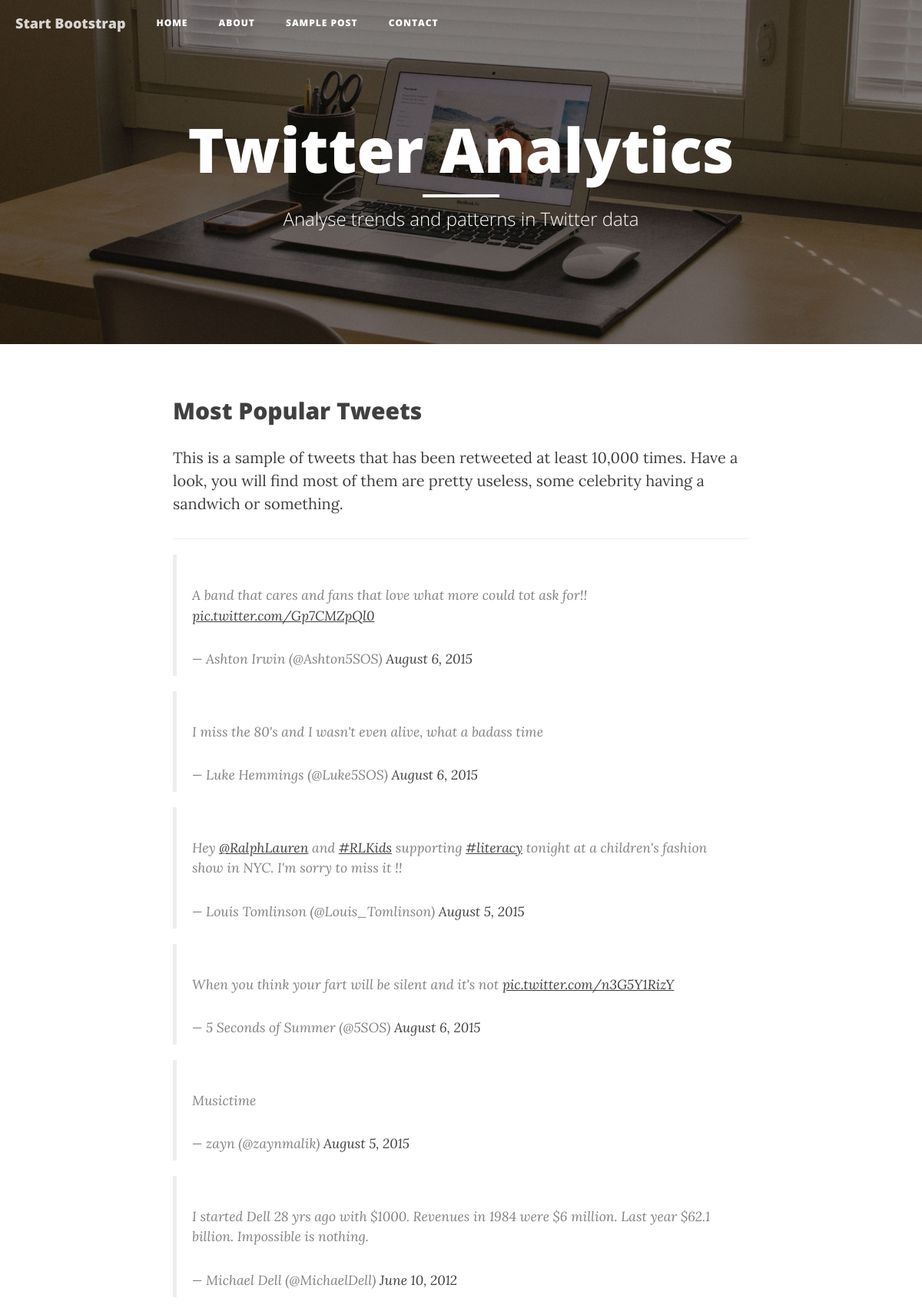
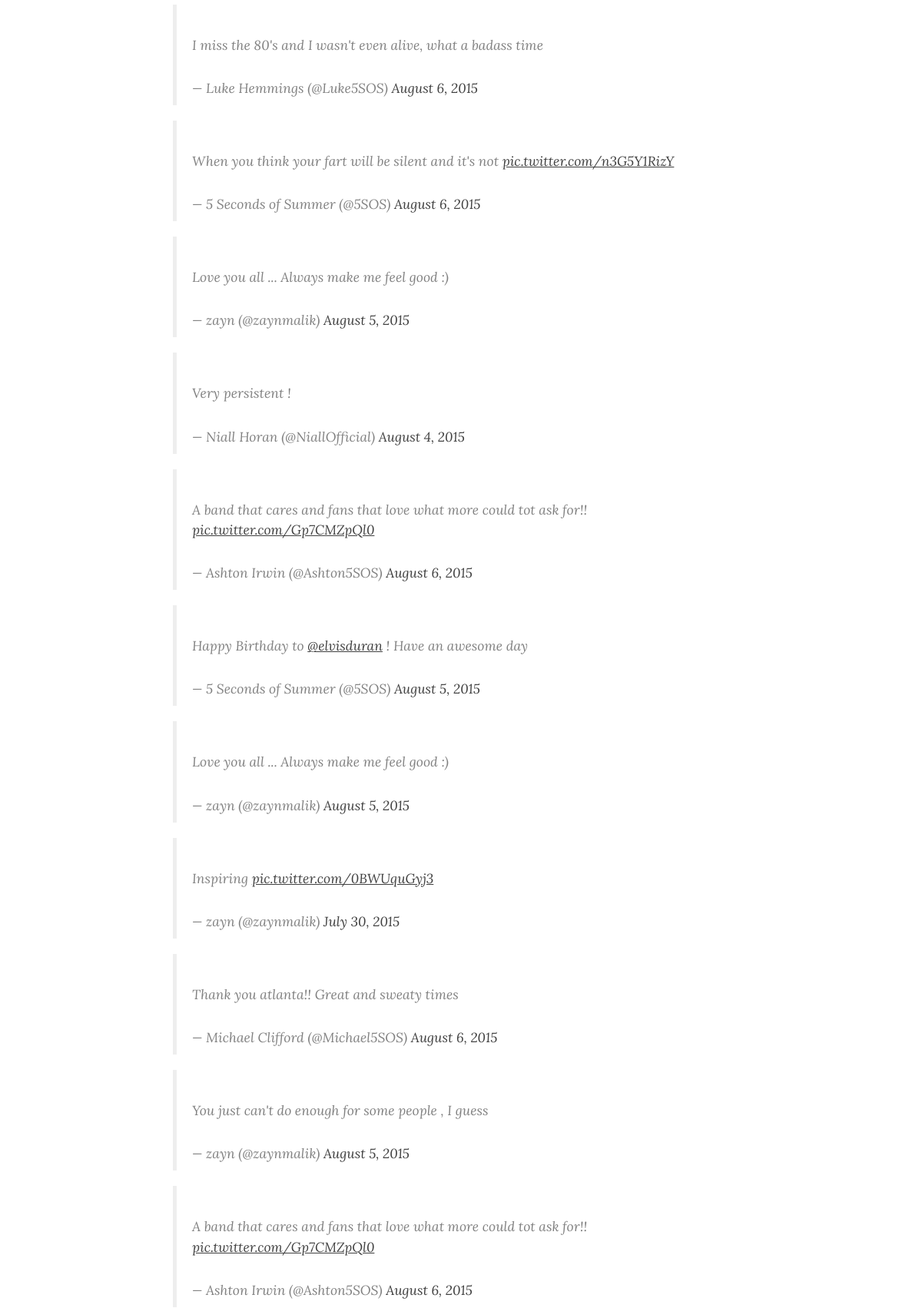
/top_tweets (upper part), run on the app's committed database (2 pictures, top to bottom).
### tables this page shows
CREATE TABLE twit_data (top_tweet TEXT, datetime TEXT);

### app.py (the view)
@app.route("/top_tweets")
def top_tweets():
    tweets = get_top_tweets()
    return render_template('top_tweets1.html', tweets = tweets)

### app.py (called while the page is built)
def get_top_tweets():
    conn = sqlite3.connect(db)
    conn.row_factory = sqlite3.Row
    c = conn.cursor()
    c.execute("SELECT * from twit_data  ORDER BY datetime DESC LIMIT 30")
    result = c.fetchall()
    tweets = []
    for tweet in result:
        tweets.append(tweet['top_tweet'])
    conn.close()
    return tweets

### templates/top_tweets1.html (shortened to what this page needs)
{% extends "index1.html" %}
{% block main %}
    <div class="container">
        <div class="row">
            <div class="col-lg-8 col-lg-offset-2 col-md-10 col-md-offset-1">
                        <h2 class="post-title">
                            Most Popular Tweets
                        </h2>
                        <p class="post-subtitle">
                           This is a sample of tweets that has been retweeted at least 10,000 times. Have a look, you will find most of them are pretty useless, some celebrity having a sandwich or something.
                        </p>
                <hr>
                    {% for tweet in tweets %}
                    {{ tweet | safe}}
                    {% endfor %}
            </div>
        </div>
    </div>
{% endblock %}

### templates/index1.html (shortened to what this page needs)
<!DOCTYPE html>
<html lang="en">
<head>
    <link href="static/css/bootstrap.min.css" rel="stylesheet">
    <link href="static/css/clean-blog.min.css" rel="stylesheet">
    <link href="http://maxcdn.bootstrapcdn.com/font-awesome/4.1.0/css/font-awesome.min.css" rel="stylesheet" type="text/css">
</head>
<body>
    <nav class="navbar navbar-default navbar-custom navbar-fixed-top">
        <div class="container-fluid">
            <div class="navbar-header page-scroll">
                <a class="navbar-brand" href="index.html">Start Bootstrap</a>
            </div>
            <div class="collapse navbar-collapse" id="bs-example-navbar-collapse-1">
                <ul class="nav navbar-nav navbar-centre">
                    <li>
                        <a href="index.html">Home</a>
                    </li>
                    <li>
                        <a href="about.html">About</a>
                    </li>
                    <li>
                        <a href="post.html">Sample Post</a>
                    </li>
                    <li>
                        <a href="contact.html">Contact</a>
                    </li>
                </ul>
            </div>
        </div>
    </nav>
     <header class="intro-header" style="background-image: url('static/img/home-bg.jpg')">
        <div class="container">
            <div class="row">
                <div class="col-lg-8 col-lg-offset-2 col-md-10 col-md-offset-1">
                    <div class="site-heading">
                        <h1>Twitter Analytics</h1>
                        <hr class="small">
                        <span class="subheading">Analyse trends and patterns in Twitter data</span>
                    </div>
                </div>
            </div>
        </div>
    </header>
    {% block main %}  {% endblock %}
</body>
</html>

### data on the page
twit_data: top_tweet "A band that cares and fans that love what more could tot ask for!! pic.twitter.com/Gp7CMZpQl0 — Ashton Irwin (@Ashton5SOS) August 6, 2015"
twit_data: top_tweet "I miss the 80's and I wasn't even alive, what a badass time — Luke Hemmings (@Luke5SOS) August 6, 2015"
twit_data: top_tweet "Hey @RalphLauren and #RLKids supporting #literacy tonight at a children's fashion show in NYC. I'm sorry to miss it !! — Louis Tomlinson (@Louis_Tomlinson) August 5, 2015"
twit_data: top_tweet "When you think your fart will be silent and it's not pic.twitter.com/n3G5Y1RizY — 5 Seconds of Summer (@5SOS) August 6, 2015"
twit_data: top_tweet "Musictime — zayn (@zaynmalik) August 5, 2015"
twit_data: top_tweet "I started Dell 28 yrs ago with $1000. Revenues in 1984 were $6 million. Last year $62.1 billion. Impossible is nothing. — Michael Dell (@MichaelDell) June 10, 2012"
twit_data: top_tweet "I miss the 80's and I wasn't even alive, what a badass time — Luke Hemmings (@Luke5SOS) August 6, 2015"
twit_data: top_tweet "When you think your fart will be silent and it's not pic.twitter.com/n3G5Y1RizY — 5 Seconds of Summer (@5SOS) August 6, 2015"
twit_data: top_tweet "Love you all ... Always make me feel good :) — zayn (@zaynmalik) August 5, 2015"
twit_data: top_tweet "Very persistent ! — Niall Horan (@NiallOfficial) August 4, 2015"
twit_data: top_tweet "A band that cares and fans that love what more could tot ask for!! pic.twitter.com/Gp7CMZpQl0 — Ashton Irwin (@Ashton5SOS) August 6, 2015"
twit_data: top_tweet "Happy Birthday to @elvisduran ! Have an awesome day — 5 Seconds of Summer (@5SOS) August 5, 2015"
twit_data: top_tweet "Love you all ... Always make me feel good :) — zayn (@zaynmalik) August 5, 2015"
twit_data: top_tweet "Inspiring pic.twitter.com/0BWUquGyj3 — zayn (@zaynmalik) July 30, 2015"
twit_data: top_tweet "Thank you atlanta!! Great and sweaty times — Michael Clifford (@Michael5SOS) August 6, 2015"
twit_data: top_tweet "You just can't do enough for some people , I guess — zayn (@zaynmalik) August 5, 2015"
twit_data: top_tweet "A band that cares and fans that love what more could tot ask for!! pic.twitter.com/Gp7CMZpQl0 — Ashton Irwin (@Ashton5SOS) August 6, 2015"
